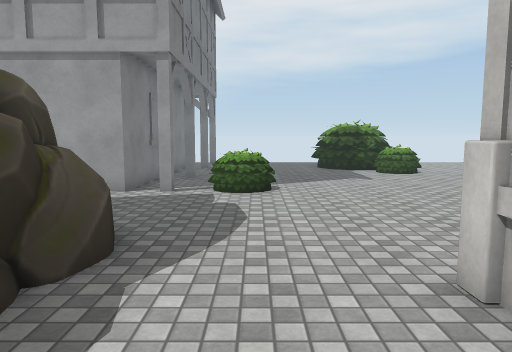
view 1 (above)

19 first-person views from a walk through a scene from a Unity 3-D project. The camera is 1.5 m above the floor, tilts 6° down and sees 70° across. The floor is counted in squares, 1 m on a side. Each view is taken from the middle of a square. On the plan, view 1 faces up. The plan holds only what a view shows up to about 16 squares ahead; the rest is blank. The place goes on beyond the plan. Some surface patterns are stand-ins.

view 2
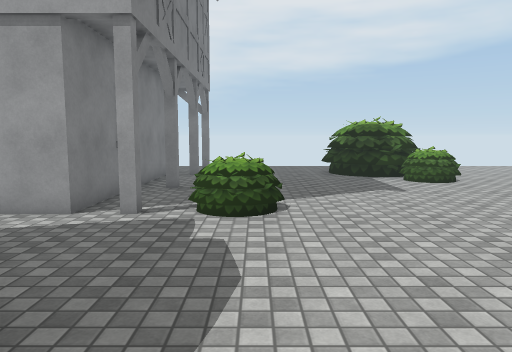

view 3
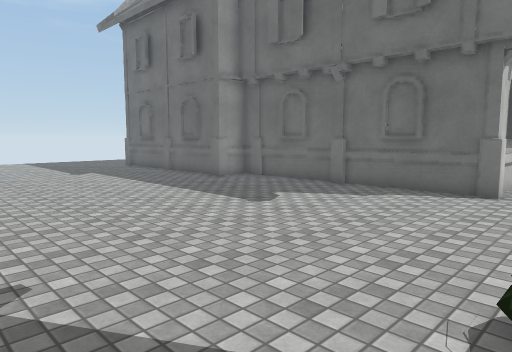

view 4
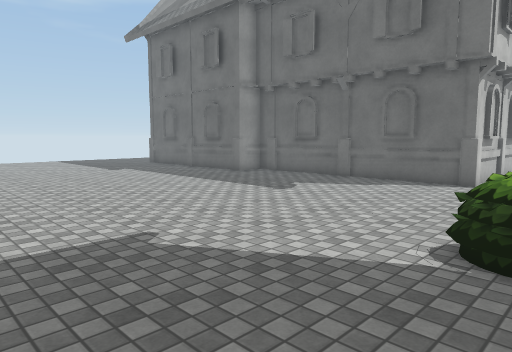

view 5
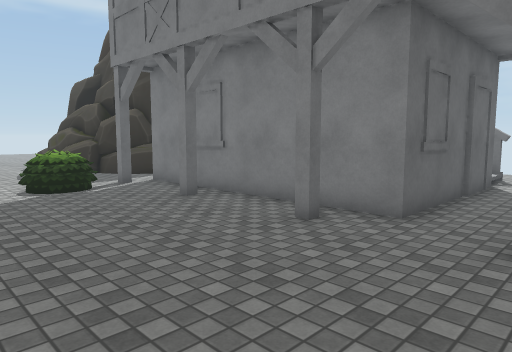

view 6
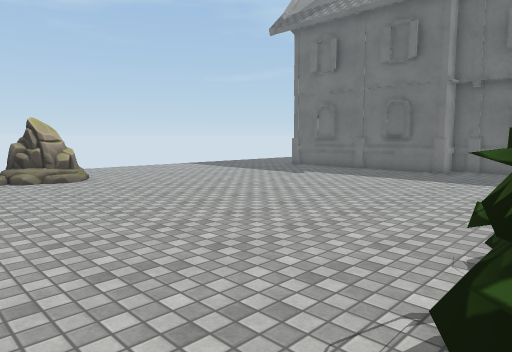

view 7
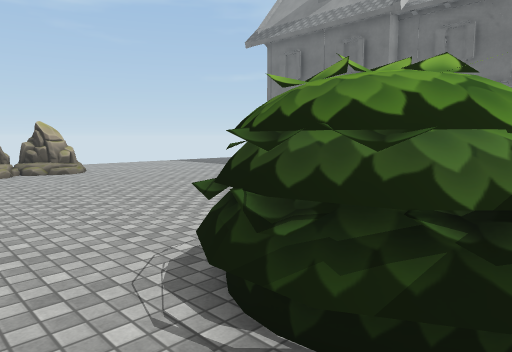

view 8
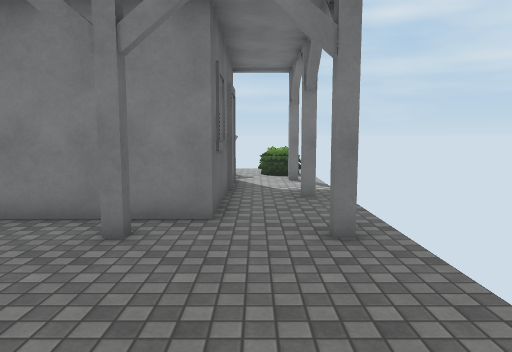

view 9
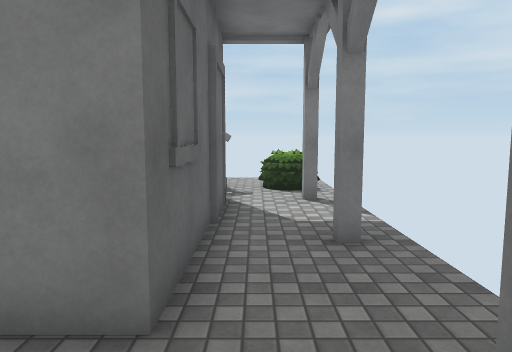

view 10
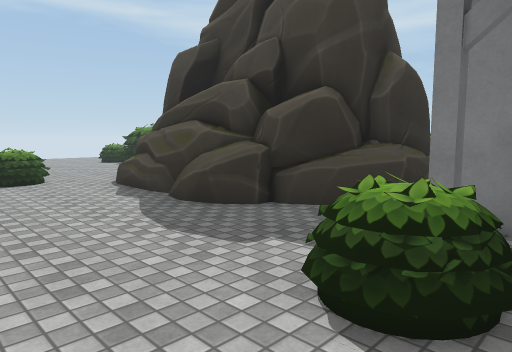

view 11
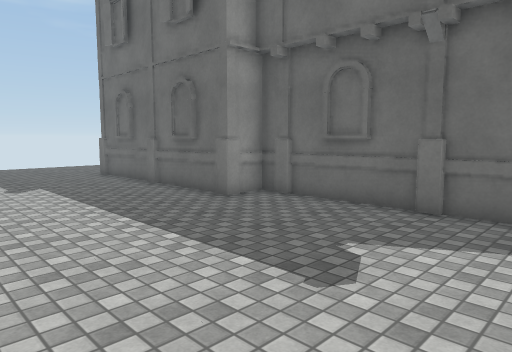

view 12
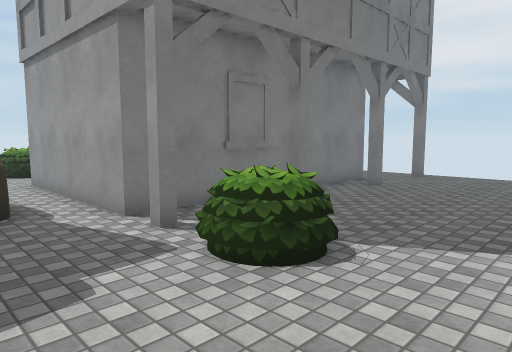

view 13
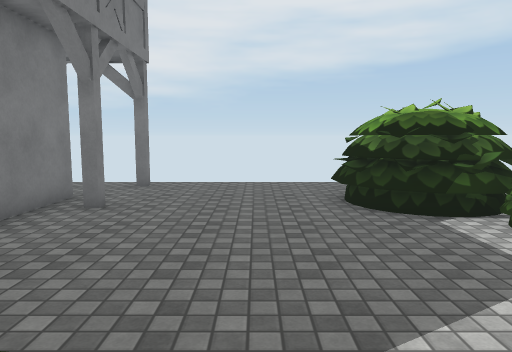

view 14
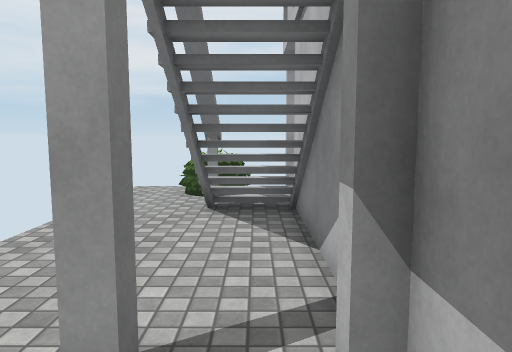

view 15
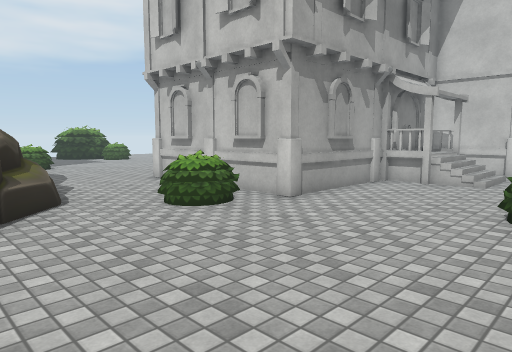

view 16
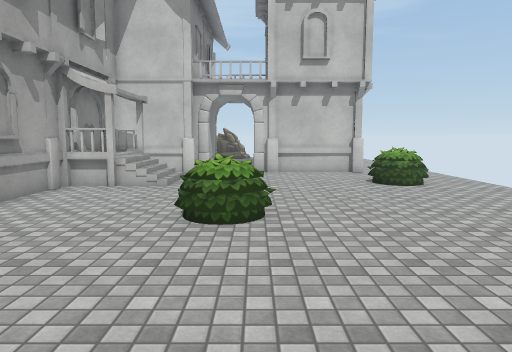

view 17
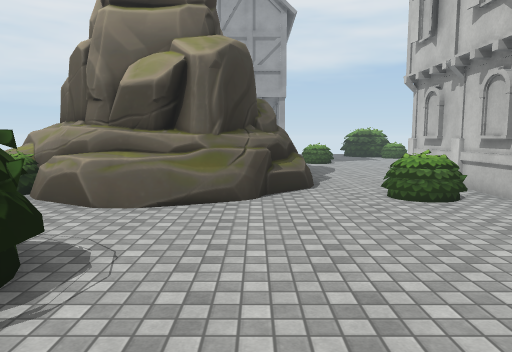

view 18
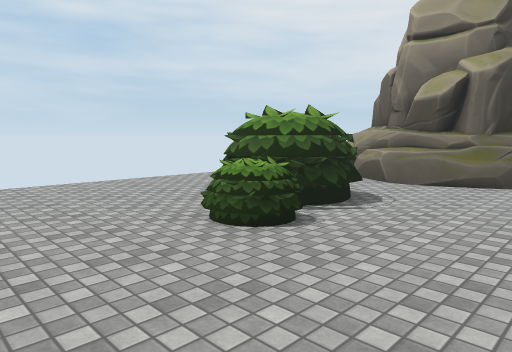

view 19
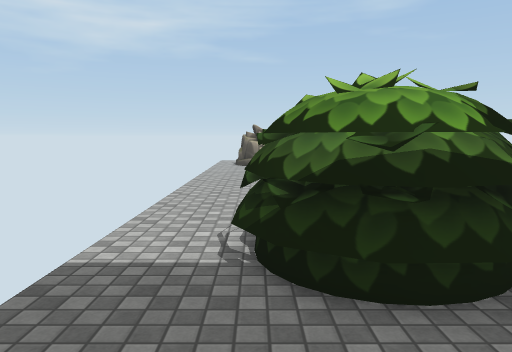

### Floor plan
Key: @ floor where view 1 was taken; # wall or solid block; x gap in a wall; . floor; / step, stairs or slope; = window, fence, low wall or low ledge; ^ raised ledge; O other object.
Columns run from 14 left of view 1 to 14 right of it. Each row starts with its distance up from view 1.
 22 ...........##................
 21 .O .#...#....................
 20 ..O...............###........
 19 ..x/#######......#####.......
 18  .=/#     #x.....#####.......
 17 ..x/#     #.......###........
 16 ....#     #........OOO.......
 15 ....#     #.........O........
 14  ...#     #x.................
 13  .#.#     #..................
 12     #     #..................
 11 OO .#     #..OO..............
 10 OO..#######..OO..............
  9      ........................
  8      ####^...................
  7         ###..................
  6           #=.................
  5           #^^............OOOO
  4            ##.....OO..OO.O
  3            #=...O#########
  2   #        #=...O
  1   ^#       #=...O
  0    ^##    ##..@.O
 -1   OOO######=..OOO
 -2     O=^^###..OOOO
 -3      .^^=.....O.O####O####
 -4       ...............O  OO
 -5       ...............O  OO
 -6        #..............///O#
 -7 ...    ##..............   O
 -8 ....   ##.......OO
 -9 .....###........OO .......O
-10 ......OOO.................O
-11 .......O..................O
-12 ............. ............O
-13 ............   .......OO..O
-14     .......      ....O    O
-15             .     ......
-16                     ....

Where each view was taken, in squares from view 1:
view 1: 0 up, 0 right, facing up
view 2: 3 up, 0 right, facing up
view 3: 14 up, 0 right, facing down-right
view 4: 16 up, 1 left, facing down-right
view 5: 22 up, 3 right, facing down-left
view 6: 21 up, 6 right, facing down-right
view 7: 22 up, 3 right, facing down-right
view 8: 20 up, 3 right, facing left
view 9: 20 up, 1 left, facing left
view 10: 12 up, 3 right, facing down-left
view 11: 11 up, 4 right, facing down-right
view 12: 7 up, 3 right, facing up-left
view 13: 10 up, 1 right, facing up
view 14: 11 up, 11 left, facing up
view 15: 9 down, 5 left, facing up-right
view 16: 9 down, 4 left, facing right
view 17: 11 down, 4 left, facing up
view 18: 15 down, 2 left, facing up-left
view 19: 20 up, 0 right, facing right
